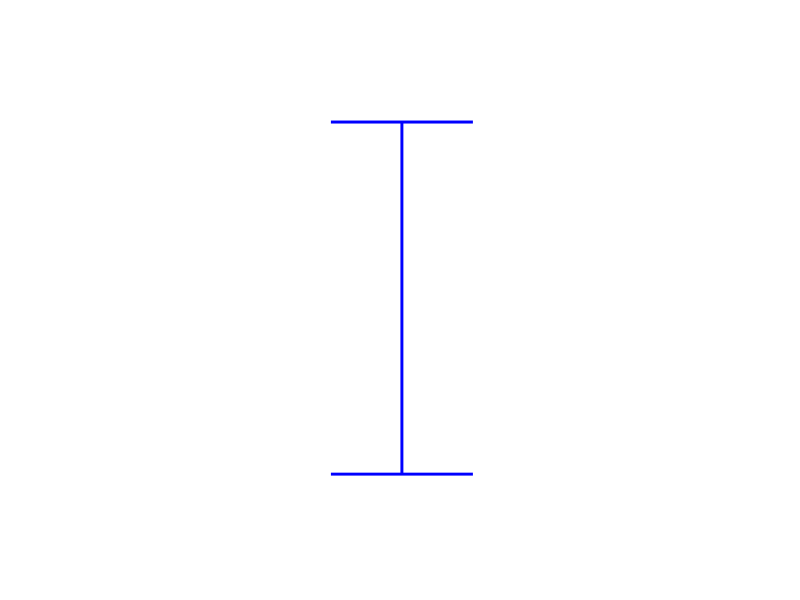
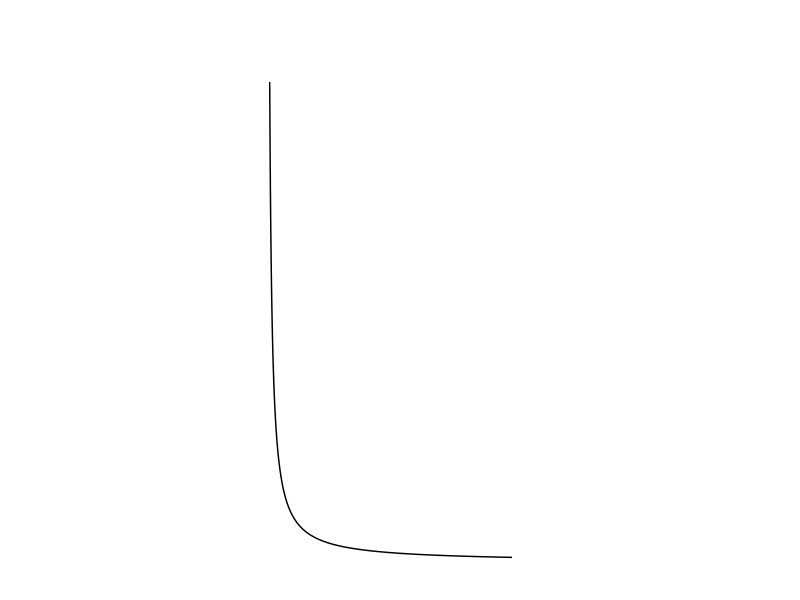

These charts were generated, in order, by the following R code: (Note: this script raises an error after producing the figures.)
rm(list=ls())

library(tidyverse)


t <- seq(-pi,pi,0.01)
x <- 16*0.25*(3*sin(t) - sin(3*t))
y <- 13*cos(t) - 5*cos(2*t) - cos(4*t)


# Letters -----------------------------------------------------------------

# Plot I----

point1 <- 0
point2 <- 0
I <- tibble(point1, point2)

IPlot <- I %>% 
  ggplot(aes(point1, point2)) +
  theme_classic() +
  geom_errorbar(ymin=-1, ymax=1, width=0.2, size=1, color="blue") +
  expand_limits(x=c(-.5,.5), y=c(-1.5,1.5)) +
  theme(axis.title.y = element_blank(),
        axis.title.x = element_blank(),
        plot.title = element_blank(),
        axis.line = element_blank(),
        axis.ticks = element_blank(),
        axis.text = element_blank())
IPlot


# Plot L ------------------------------------------------------------------

x2 <- seq(1,100,.1)
y2 <- 1/x2
L <- tibble(x2,y2)

LPlot <- L %>% 
  ggplot(aes(x2,y2)) +
  theme_classic() +
  geom_line() +
  expand_limits(x=c(-90,200), y=c(0,1.1)) +
  theme(axis.title.y = element_blank(),
        axis.title.x = element_blank(),
        plot.title = element_blank(),
        axis.line = element_blank(),
        axis.ticks = element_blank(),
        axis.text = element_blank())
LPlot


# Plot O ------------------------------------------------------------------

x3 <- seq(-3, 3, 0.1)
y3.1 <- sqrt(9-(x3^2))
y3.2 <- -sqrt(9-x3^2)
O <- tibble(x3, y3.1, y3.2)

OPlot <- O %>% 
  ggplot(aes(x3, y3.1)) +
  geom_line() +
  ggplot(aes(x3, y3.2)) +
  geom_line()
OPlot


# Plot V ------------------------------------------------------------------

x4 <- seq(-3, 3, 0.1)
y4 <- abs(x4)
V <- tibble(x4,y4)

VPlot <- V %>% 
  ggplot(aes(x4, y4)) + 
  theme_classic() +
  geom_line(size = 4, color = "pink", lineend = "round") +
  expand_limits(x=c(-4.5, 4.5), y=c(0, 3)) +
  theme(axis.title.y = element_blank(),
        axis.title.x = element_blank(),
        plot.title = element_blank(),
        axis.line = element_blank(),
        axis.ticks = element_blank(),
        axis.text = element_blank())
VPlot

# Hearts ------------------------------------------------------------------

Heart1 <- tibble(x,y)

Heart1Plot <- Heart1 %>% 
  ggplot(aes(x,y)) +
  theme_classic() +
  geom_polygon(fill = "pink") +
  theme(axis.title.y = element_blank(),
        axis.title.x = element_blank(),
        plot.title = element_blank(),
        axis.line = element_blank(),
        axis.ticks = element_blank(),
        axis.text = element_blank()) +
  
  coord_polar(start = pi)
Heart1Plot


r <- 2 - 2*sin(t) + sin(t)*(sqrt(abs(cos(t))))/(sin(t)+1.4)

Heart2 <- tibble(t,r)

Heart2Plot <- Heart2 %>% 
  ggplot(aes(t,r)) +
  theme_classic() +
  geom_polygon(fill = "pink") +
  coord_polar(start = pi/2) +
  scale_fill_manual(values = "pink") +
  theme(axis.title.y = element_blank(),
        axis.title.x = element_blank(),
        plot.title = element_blank(),
        axis.line = element_blank(),
        axis.ticks = element_blank(),
        axis.text = element_blank())
Heart2Plot

# Proving Functionality ---------------------------------------------------



n <- 50
x <- -n:n
y <- x^3
plot(x, y)
lines(spline(x, y))
lines(spline(x, y, n = 201), col = 2)
z <- lines(spline(x,y))
plot(x,z)

Cubes <- tibble(x,y)

Cubic <- Cubes %>% 
  ggplot(aes(x, y)) +
  geom_line()
Cubic

# Test Code ---------------------------------------------------------------


op <- par(mfrow = c(2,1), mgp = c(2,.8,0), mar = .1+c(3,3,3,1))
n <- 9
x <- 1:n
y <- rnorm(n)
plot(x, y, main = paste("spline[fun](.) through",n,"points"))
lines(spline(x, y))
lines(spline(x, y, n = 201), col = 2)

y <- (x-6)^2
plot(x, y, main = "spline(.) -- 3 methods")
lines(spline(x, y, n = 201), col = 2)
lines(spline(x, y, n = 201, method = "natural"), col = 3)
lines(spline(x, y, n = 201, method = "periodic"), col = 4)
legend(6,25, c("fmm","natural","periodic"), col=2:4, lty=1)

f <- splinefun(x, y)
ls(envir = environment(f))
splinecoef <- eval(expression(z), envir = environment(f))
curve(f(x), 1, 10, col = "green", lwd = 1.5)
points(splinecoef, col = "purple", cex = 2)
par(op)


par(mfrow=c(2,2))
curve(x^3-3*x, -2, 2)
curve(x^2-2, add = TRUE, col = "violet")

curve(sin, -pi, 3*pi)
plot(cos)
chippy <- function(x) sin(cos(x)*exp(-x/2))
curve(chippy, -8, 7, n=2001)

for(ll in c("","x","y","xy"))
  curve(log(1+x), 1,100, log=ll, sub=paste("log=",ll))


# References --------------------------------------------------------------


# https://www.math.ucla.edu/~anderson/rw1001/library/base/html/curve.html
# https://www.math.ucla.edu/~anderson/rw1001/library/base/html/splinefun.html
# https://www.math.ucla.edu/~anderson/rw1001/library/base/html/par.html
# https://ggplot2.tidyverse.org/reference/coord_polar.html
# https://stackoverflow.com/questions/39773933/how-to-get-a-really-periodic-polar-surface-plot-with-ggplot
# http://sape.inf.usi.ch/quick-reference/ggplot2/geom_errorbar
# https://www.lenfisherscience.com/36-all-you-need-is-love-mathematical-style/
# http://www.sthda.com/english/wiki/ggplot2-axis-scales-and-transformations
